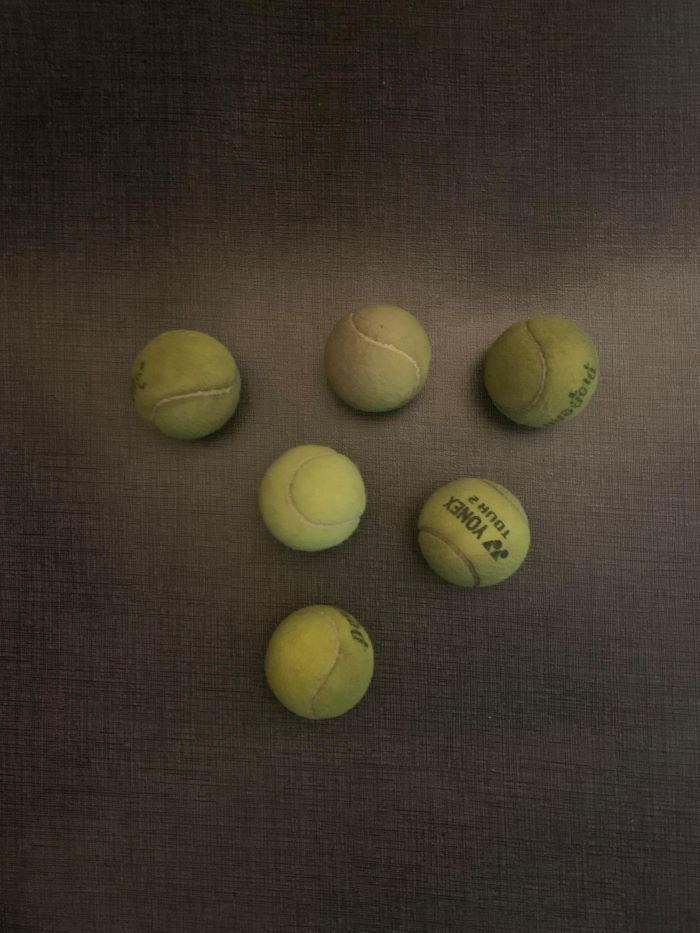
#> input picture img_cv/tennis_balls.png, 700 x 933 px, found by its file name
$ python test.py
#> lines starting #> are read from the running program, lines starting #| are printed output that depends on the picture; after the words box and inside, x2 and y2 are one past the last pixel; in counts of white or black regions, pixels touching at a corner belong together
import cv2
import imutils
import numpy as np

frame = cv2.imread("tennis_balls.png")
#> frame is the input picture: shape (933, 700, 3); mean B, G, R 42.2, 54.5, 62.2
frame_color = cv2.imread("tennis_balls.png")

frame = cv2.GaussianBlur(frame, (11, 11), 0)
frame = cv2.cvtColor(frame, cv2.COLOR_BGR2GRAY)
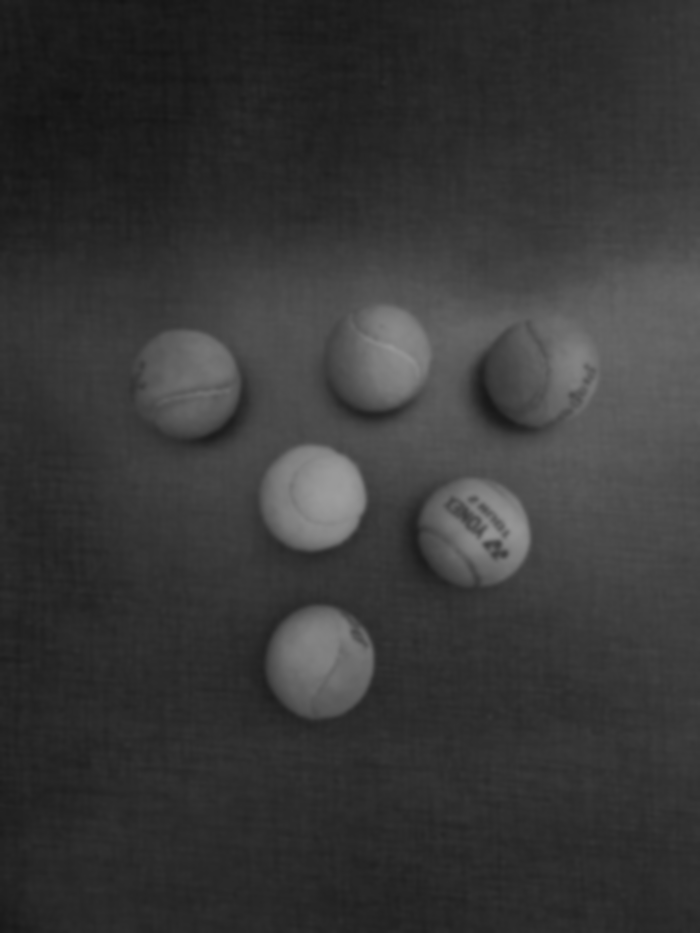
#> frame: shape (933, 700); min 19, max 157, mean 55.3


ret, mask = cv2.threshold(frame, 100, 255, cv2.THRESH_BINARY)
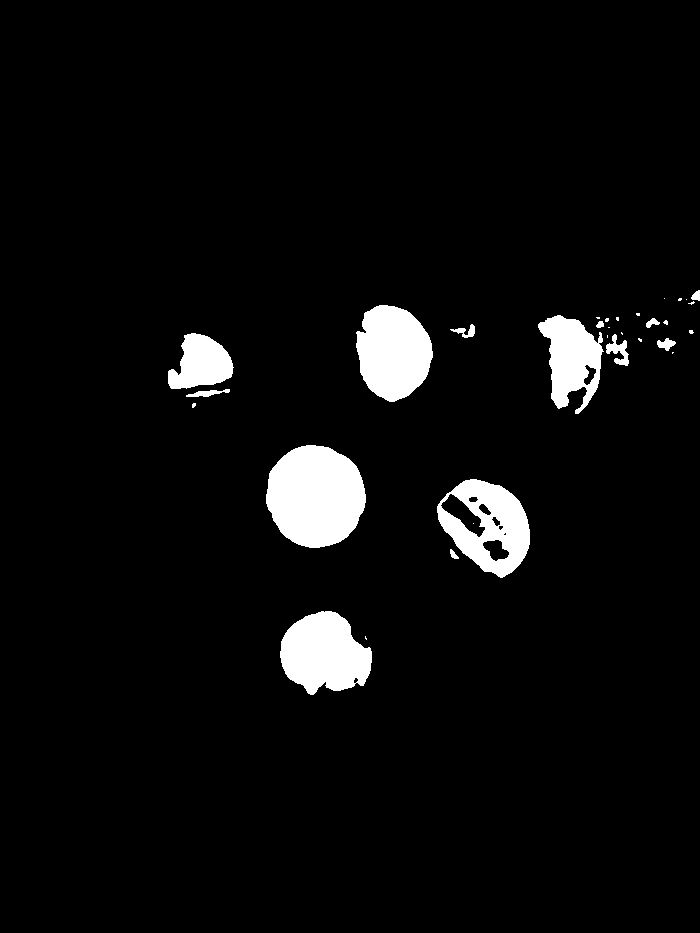
#> mask: shape (933, 700); 4.8% white; 32 white regions (18 under 20 px), largest, box (x1, y1, x2, y2) and area: (266, 445, 366, 548) 7982, (356, 305, 433, 402) 5583, (280, 611, 372, 695) 5519

mask = cv2.erode(mask, None, iterations=3)
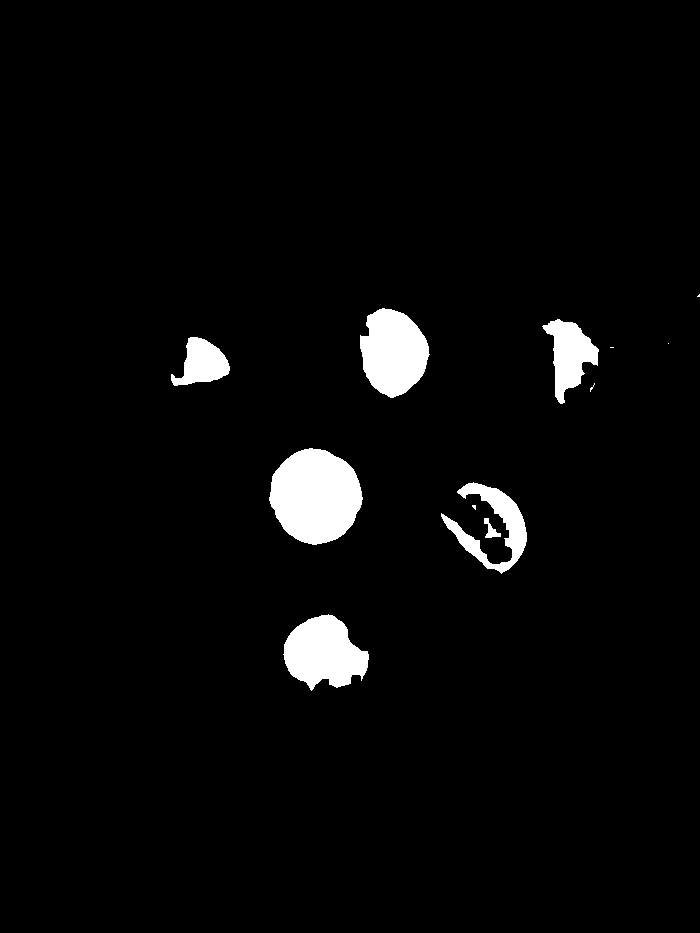
#> mask: shape (933, 700); 3.5% white; 12 white regions (5 under 20 px), largest, box (x1, y1, x2, y2) and area: (269, 448, 363, 545) 6800, (360, 308, 430, 398) 4541, (283, 614, 369, 691) 4389
mask = cv2.dilate(mask, None, iterations=3)
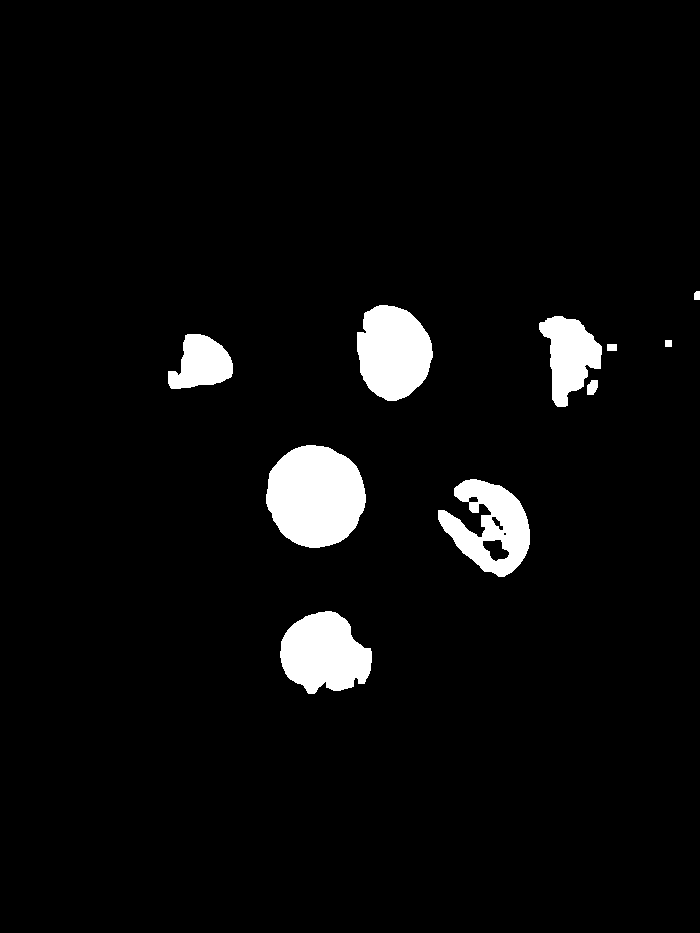
#> mask: shape (933, 700); 4.6% white; 10 white regions


contours = cv2.findContours(mask.copy(), cv2.RETR_EXTERNAL,cv2.CHAIN_APPROX_SIMPLE)
#> contours = 10 contours; largest, box (x1, y1, x2, y2) and area: (266, 445, 366, 548) 7838, (357, 305, 433, 401) 5434, (280, 611, 372, 694) 5355, (438, 479, 530, 577) 5149, (539, 316, 602, 407) 3234
contours = imutils.grab_contours(contours)

for contour in contours:
    cv2.drawContours(frame_color, contour, -1, (0,255,0), 4)
    rect = cv2.minAreaRect(contour)
    box = cv2.boxPoints(rect)
    box = np.int0(box)
#> this loop made 10 passes
#> (rect, box) on passes 1, 2, 3, 4, 7, 8, 9: (((324.8, 652.2), (89.81, 81.04), -15.26), [[292, 703], [270, 624], [357, 601], [378, 679]]), (((488.2, 524.1), (76.79, 98.92), -49.4), [[500, 585], [425, 521], [475, 462], [550, 527]]), (((315.5, 496), (102, 99), -90), [[365, 547], [266, 547], [266, 445], [365, 445]]), (((592, 387), (14, 10), -90), [[597, 394], [587, 394], [587, 380], [597, 380]]), (((200, 361), (54, 64), -90), [[232, 388], [168, 388], [168, 334], [232, 334]]), (((573.9, 358.3), (57.85, 90.5), -10.52), [[553, 408], [537, 319], [594, 308], [610, 397]]), (((394.5, 352.5), (95, 75), -90), [[432, 400], [357, 400], [357, 305], [432, 305]])
#> (contour, rect, box) on passes 5 to 6: ([[607, 344], [607, 350], [616, 350], [616, 344]], ((611.5, 347), (6, 9), -90), [[616, 350], [607, 350], [607, 344], [616, 344]]), ([[665, 340], [665, 346], [671, 346], [671, 340]], ((668, 343), (6, 6), -90), [[671, 346], [665, 346], [665, 340], [671, 340]])
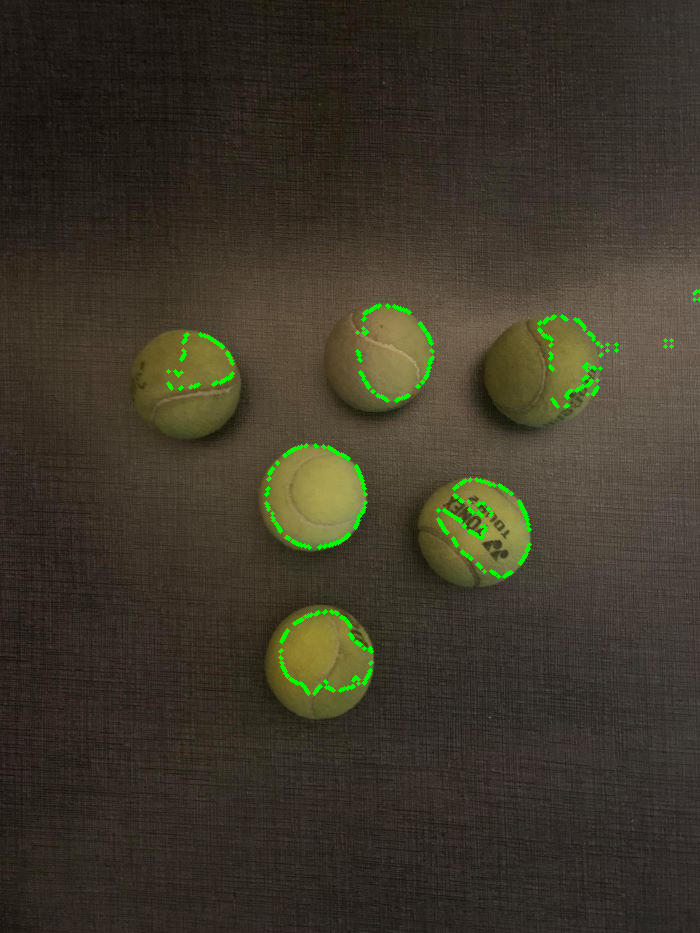
#> frame_color: shape (933, 700, 3); 0.86% of pixels changed, all inside (x1, y1, x2, y2) = (166, 289, 700, 696)

cv2.imshow('image', frame_color)


if cv2.waitKey(0) & 0xFF == ord('q'):
#> (key q is pressed here)
    cv2.destroyAllWindows()
